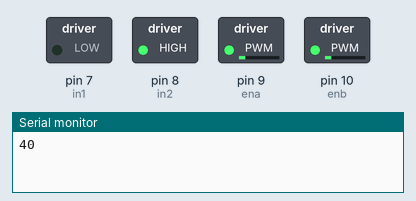
The sketch below on a simulated Arduino Uno, built with avr-gcc and run on an emulated ATmega328P. On the bench: switched loads named in the sketch (green lamp = pin HIGH), the last lines printed to the serial monitor.

Above: at 0.1 s.
At 14.1 s:
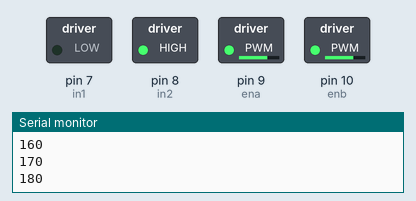
At 26.1 s:
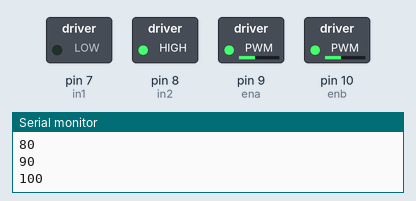
At 39.1 s:
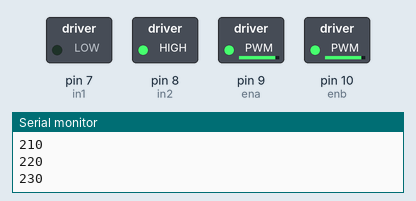
Timing chart, 0 to 40.0 s (numbered marks = the images above):
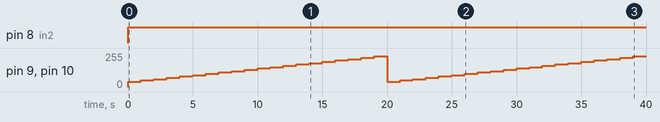

Measured:
- by itself, pin 8 (in2): LOW → HIGH at 0.00 s
- by itself, pin 9 (ena), pin 10 (enb): 0/255 → 40/255 at 0.00 s, → 50/255 1.0 s later, → 60/255 1.0 s later, → 70/255 1.0 s later, … (40 changes in this stretch)

The sketch:

L298N-2.ino
```cpp
int in1=7;
int in2=8;
int in3=2;
int in4=4;
int ena=9;
int enb=10;
void setup() {
  // put your setup code here, to run once:
 pinMode(in1,OUTPUT);
 pinMode(in2,OUTPUT);
 pinMode(in1,OUTPUT);
 pinMode(in2,OUTPUT);
 pinMode(ena,OUTPUT);
 pinMode(enb,OUTPUT);
 Serial.begin(115200);
}

void loop() {
  // put your main code here, to run repeatedly:
  digitalWrite(in1,0);
  digitalWrite(in2,1);
  digitalWrite(in3,0);
  digitalWrite(in4,1);
  for(int i=40;i<240;i+=10)
  {
    analogWrite(ena,i);
    analogWrite(enb,i);
    Serial.println(i);
    delay(1000);
  }
}
```
